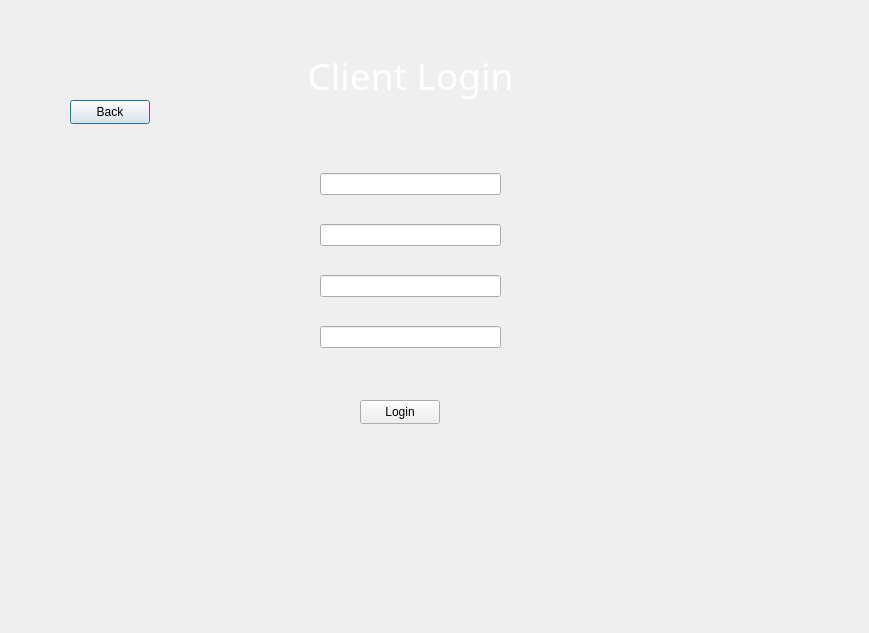
<?xml version="1.0" encoding="UTF-8"?>
<ui version="4.0">
 <class>ClientLogin</class>
 <widget class="QDialog" name="ClientLogin">
  <property name="geometry">
   <rect>
    <x>0</x>
    <y>0</y>
    <width>869</width>
    <height>633</height>
   </rect>
  </property>
  <property name="windowTitle">
   <string>Dialog</string>
  </property>
  <widget class="QPushButton" name="pushButton">
   <property name="geometry">
    <rect>
     <x>70</x>
     <y>100</y>
     <width>80</width>
     <height>24</height>
    </rect>
   </property>
   <property name="text">
    <string>Back</string>
   </property>
  </widget>
  <widget class="QWidget" name="widget" native="true">
   <property name="geometry">
    <rect>
     <x>260</x>
     <y>120</y>
     <width>301</width>
     <height>331</height>
    </rect>
   </property>
   <widget class="QPushButton" name="LoginButton">
    <property name="geometry">
     <rect>
      <x>100</x>
      <y>280</y>
      <width>80</width>
      <height>24</height>
     </rect>
    </property>
    <property name="text">
     <string>Login</string>
    </property>
   </widget>
   <widget class="QWidget" name="layoutWidget">
    <property name="geometry">
     <rect>
      <x>60</x>
      <y>30</y>
      <width>181</width>
      <height>221</height>
     </rect>
    </property>
    <layout class="QVBoxLayout" name="verticalLayout">
     <item>
      <widget class="QLineEdit" name="lineEdit"/>
     </item>
     <item>
      <widget class="QLineEdit" name="lineEdit_2"/>
     </item>
     <item>
      <widget class="QLineEdit" name="lineEdit_3"/>
     </item>
     <item>
      <widget class="QLineEdit" name="lineEdit_4"/>
     </item>
    </layout>
   </widget>
  </widget>
  <widget class="QLabel" name="label">
   <property name="geometry">
    <rect>
     <x>220</x>
     <y>40</y>
     <width>381</width>
     <height>71</height>
    </rect>
   </property>
   <property name="font">
    <font>
     <family>Sitka</family>
     <pointsize>28</pointsize>
    </font>
   </property>
   <property name="styleSheet">
    <string notr="true">QLabel {
    color: #FFFFFF; /* Schimbăm culoarea textului în #063263 */
}</string>
   </property>
   <property name="text">
    <string>Client Login</string>
   </property>
   <property name="alignment">
    <set>Qt::AlignCenter</set>
   </property>
  </widget>
 </widget>
 <resources/>
 <connections/>
</ui>
